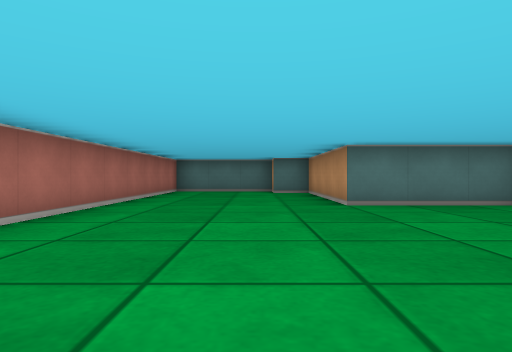
View 1 (above)

14 first-person views from a walk through a cub3D maze. The camera is about half as high as the walls, looks level and sees 75° across. The floor is counted in squares. Each view is taken from the middle of a square. On the plan, view 1 faces up. The plan holds only what a view shows up to about 9 squares ahead; the rest is blank.

View 2
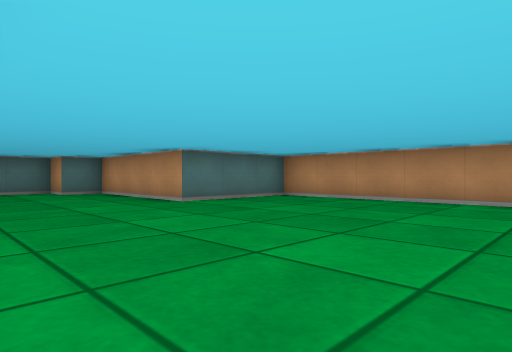

View 3
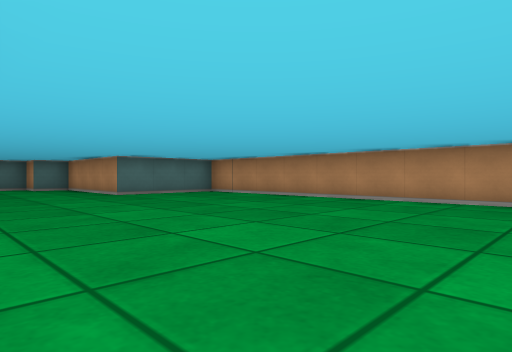

View 4
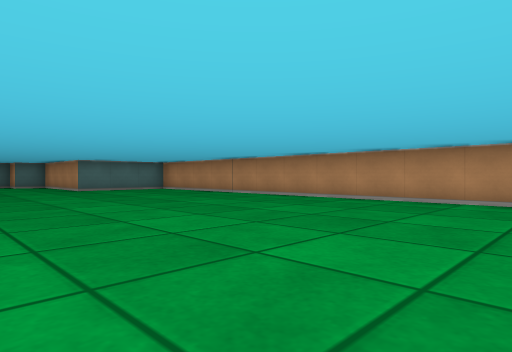

View 5
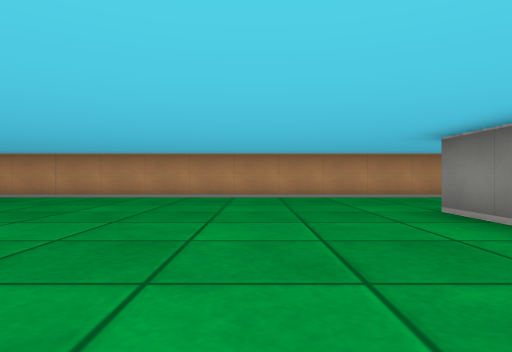

View 6
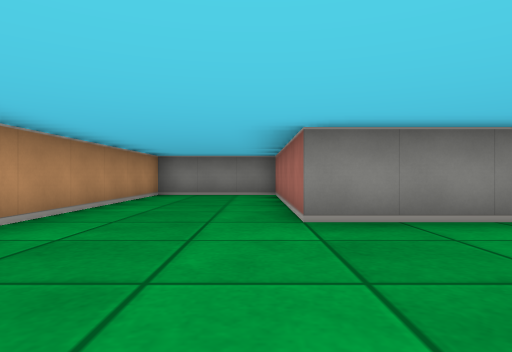

View 7
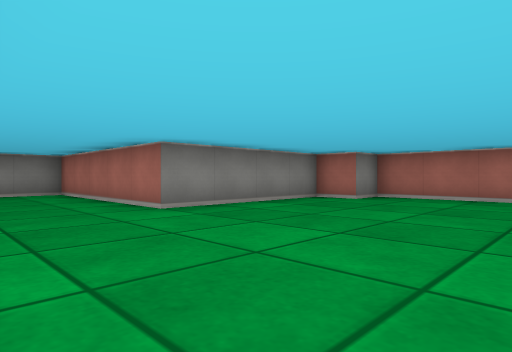

View 8
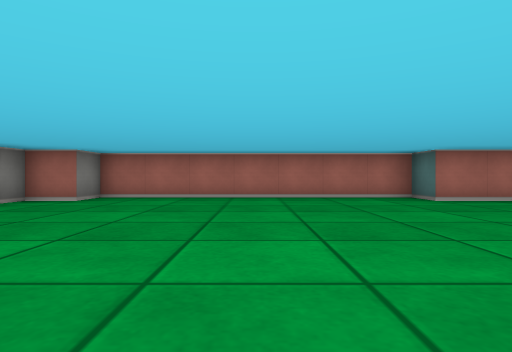

View 9
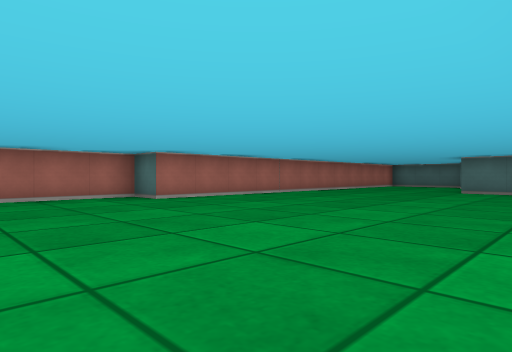

View 10
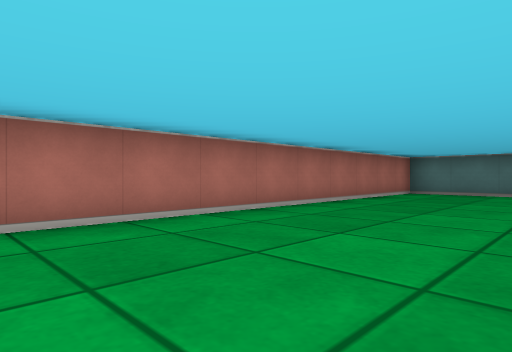

View 11
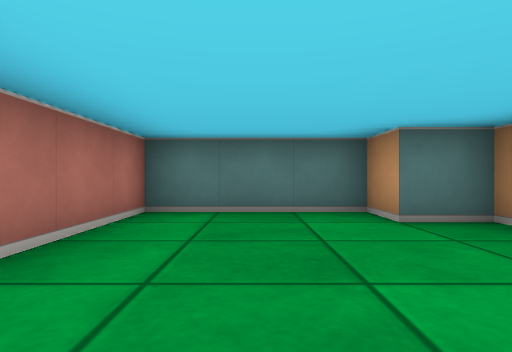

View 12
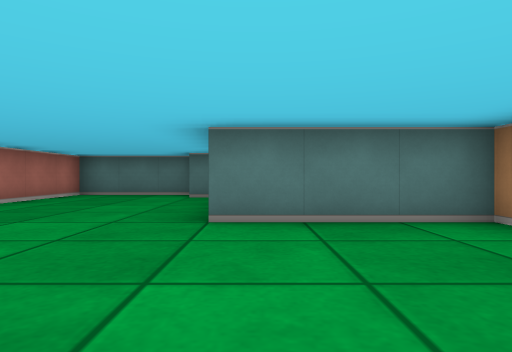

View 13
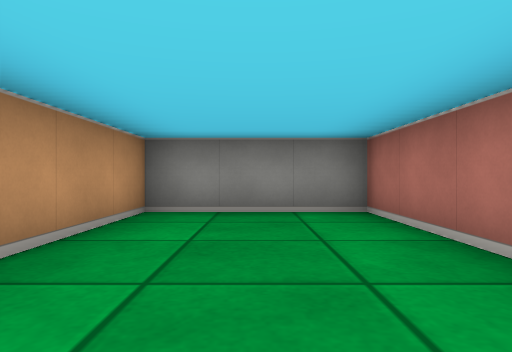

View 14
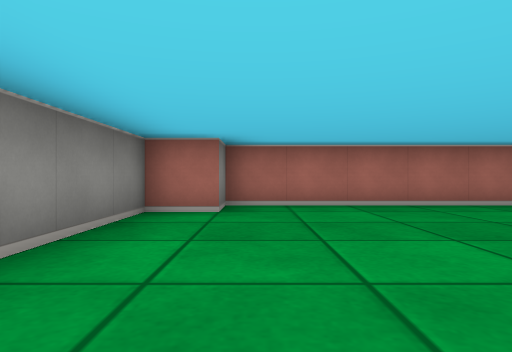

### Floor plan
Points are (right, up) in squares from view 1. A wall is a line through its corners. A room is listed if a view was taken in it or the views show most of it. See-through windows are left out.
Room 1 (views 1, 2, 3, 4, 5, 6, 7, 8, 9, 10, 11, 12, 13, 14)
walls: (-2.5, -1.5) (-3.5, -1.5) (-3.5, -8.5) (-2.5, -8.5) (-2.5, -9.5) (1.5, -9.5) (1.5, -14.5) (4.5, -14.5) (4.5, 5.5) (1.5, 5.5) (1.5, 9.5) (0.5, 9.5) (0.5, 10.5) (-2.5, 10.5) (-2.5, -1.5)

Positions as (right, up) in squares from view 1, and headings:
1: (0, 0), facing up
2: (-2, 0), facing up-right
3: (-2, -3), facing up-right
4: (-2, -6), facing up-right
5: (-3, -7), facing right
6: (2, -6), facing down
7: (4, -5), facing down-left
8: (4, -5), facing left
9: (4, -5), facing up-left
10: (1, 1), facing up-left
11: (-1, 6), facing up
12: (2, 2), facing up
13: (3, -10), facing down
14: (2, -8), facing left
